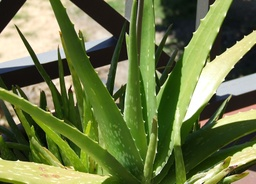
#> input picture Practica 3/AloeVera.jpg, 256 x 184 px, shrunk from 1024 x 737 before the run
$ python Filtrado.py
#> lines starting #> are read from the running program, lines starting #| are printed output that depends on the picture
#> further down, img is the input picture: shape (184, 256, 3); mean B, G, R 71.3, 120.2, 108.2
### Practica 3/noise.py
import matplotlib.pyplot as plt
import numpy as np
from PIL import Image
import cv2


# [14 lines left out: function saltAndPepper_noise, not called in this run]

def clamp(num, min_value=0, max_value=255): return int(max(min(num, max_value), min_value))

def gaussian_noise(img):
    global s
    h,w,c = img.shape
#> h = 184; w = 256; c = 3
    for row in range(h):
        for col in range(w):
            s = np.random.normal(0,20,3)
            b = img[row,col,0]
            g = img[row,col,1]
            r = img[row,col,2]
            img[row,col,0] = clamp(b + s[0])
            img[row,col,1] = clamp(g + s[1])
            img[row,col,2] = clamp(r + s[2])
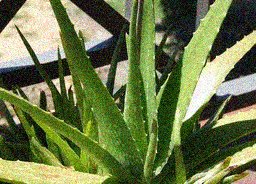
#> img: shape (184, 256, 3); mean R, G, B 107.5, 119.8, 72.3
    return img


# [23 lines that do not run on import are left out]


### Practica 3/Filtrado.py
import matplotlib.pyplot as plt
import numpy as np
import cv2
from noise import gaussian_noise, saltAndPepper_noise

def aplicar_filtros(img_original, kernel_size=5):
    """
    Aplica ruido gaussiano y diferentes filtros a una imagen
    """
    # Hacer una copia de la imagen original para el ruido
    img_noise = img_original.copy()

    # Aplicar ruido gaussiano
    img_noise = gaussian_noise(img_noise)

    # Aplicar filtro gaussiano
    img_gaussian = cv2.GaussianBlur(img_noise, (kernel_size, kernel_size), 0)
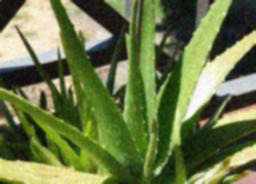
#> img_gaussian: shape (184, 256, 3); mean R, G, B 107.5, 119.8, 72.4

    # Aplicar filtro de mediana
    img_median = cv2.medianBlur(img_noise, kernel_size)
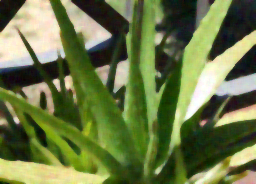
#> img_median: shape (184, 256, 3); mean R, G, B 107, 119.2, 70.1

    return img_noise, img_gaussian, img_median

# Leer la imagen
img = cv2.imread('AloeVera.jpg')
if img is None:
    print("Error: No se pudo cargar la imagen AloeVera.jpg")
    exit()

# Convertir de BGR a RGB para visualización
img_rgb = cv2.cvtColor(img, cv2.COLOR_BGR2RGB)

# Aplicar ruido y filtros
img_noise, img_gaussian, img_median = aplicar_filtros(img_rgb)

# Mostrar resultados
plt.figure(figsize=(15, 10))

# Imagen original
plt.subplot(221)
plt.imshow(img_rgb)
plt.title('Imagen Original')
plt.axis('off')

# Imagen con ruido gaussiano
plt.subplot(222)
plt.imshow(img_noise)
plt.title('Ruido Gaussiano')
plt.axis('off')

# Imagen con filtro gaussiano
plt.subplot(223)
plt.imshow(img_gaussian)
plt.title('Filtro Gaussiano')
plt.axis('off')

# Imagen con filtro de mediana
plt.subplot(224)
plt.imshow(img_median)
plt.title('Filtro de Mediana')
plt.axis('off')

plt.tight_layout()
plt.show()
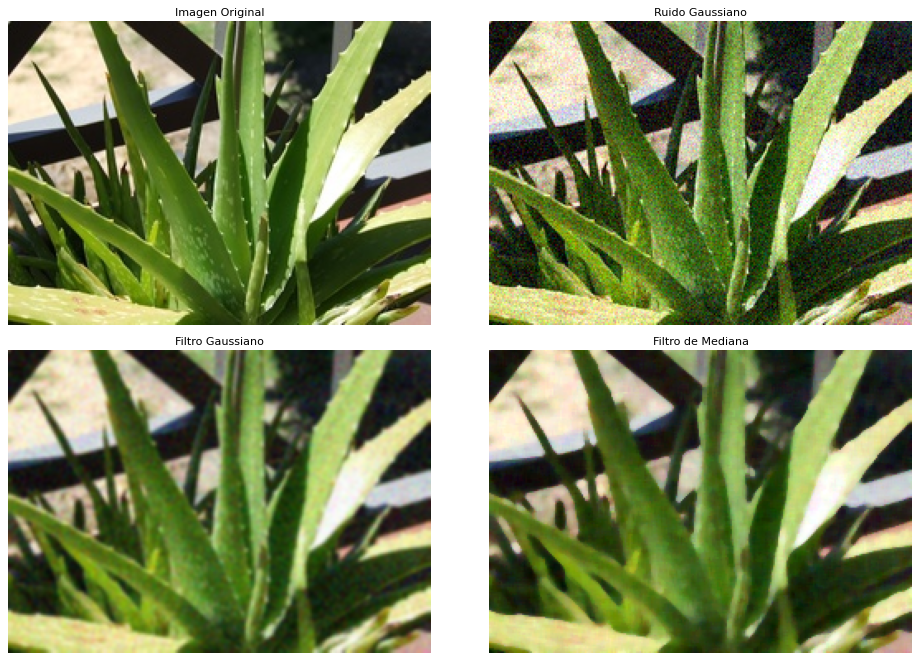
#> figure drawn by matplotlib, 4 panels

# Mostrar comparación de diferencias
plt.figure(figsize=(15, 5))

# Diferencia entre imagen con ruido y filtro gaussiano
diff_gaussian = cv2.absdiff(img_noise, img_gaussian)
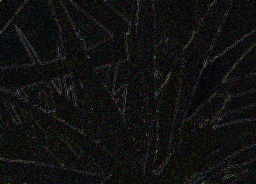
#> diff_gaussian: shape (184, 256, 3); mean R, G, B 17, 17.1, 16.2
plt.subplot(121)
plt.imshow(diff_gaussian)
plt.title('Diferencia: Ruido vs Filtro Gaussiano')
plt.axis('off')

# Diferencia entre imagen con ruido y filtro de mediana
diff_median = cv2.absdiff(img_noise, img_median)
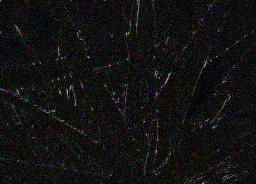
#> diff_median: shape (184, 256, 3); mean R, G, B 17.6, 17.9, 17
plt.subplot(122)
plt.imshow(diff_median)
plt.title('Diferencia: Ruido vs Filtro Mediana')
plt.axis('off')

plt.tight_layout()
plt.show()

Suavizado = np.array([
    [1/9, 1/9, 1/9],
    [1/9, 1/9, 1/9],
    [1/9, 1/9, 1/9] ])

Agudizado = np.array([
    [0, -1, 0],
    [-1, 5, -1],
    [0, -1, 0] ])

#> (the run stopped early here; a loop or call above may not have finished)

$ run again, with Practica 1/Imagenes/zorro.tiff saved as Practica 3/AloeVera.jpg
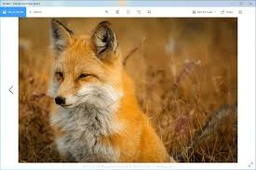
#> input picture Practica 1/Imagenes/zorro.tiff, 256 x 170 px, shrunk from 275 x 183 before the run
#> img is the input picture: shape (170, 256, 3); mean B, G, R 104, 140.8, 169.5
#> after the loop in gaussian_noise, `for row in range(h):`:
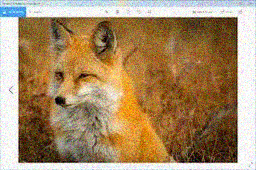
#> img: shape (170, 256, 3); mean R, G, B 167.6, 139.2, 102.8
#> `diff_median = cv2.absdiff(img_noise, img_median)`:
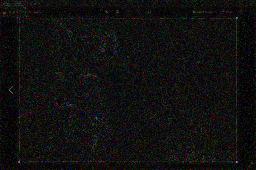
#> diff_median: shape (170, 256, 3); mean R, G, B 15.8, 15.7, 15
